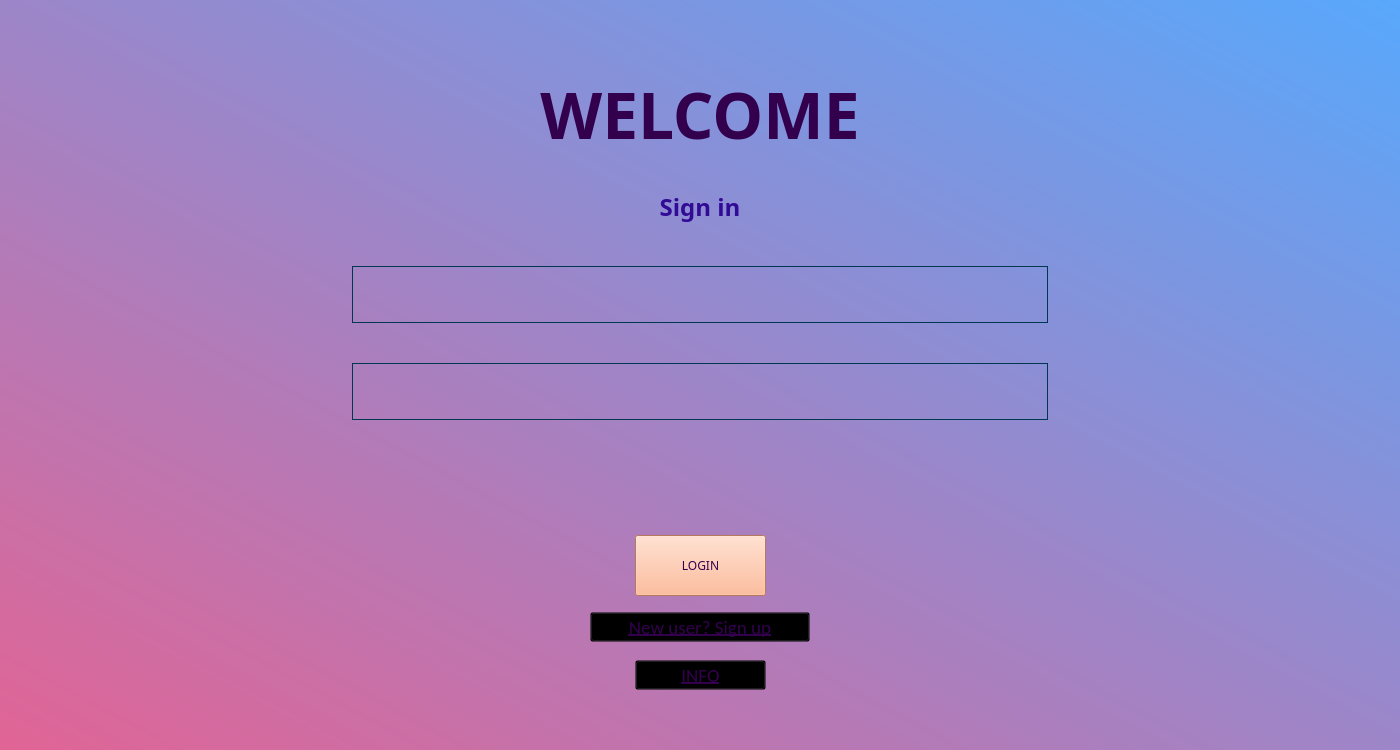
<?xml version="1.0" encoding="UTF-8"?>
<ui version="4.0">
 <class>MainWindow</class>
 <widget class="QMainWindow" name="MainWindow">
  <property name="geometry">
   <rect>
    <x>0</x>
    <y>0</y>
    <width>1400</width>
    <height>750</height>
   </rect>
  </property>
  <property name="sizePolicy">
   <sizepolicy hsizetype="Preferred" vsizetype="Preferred">
    <horstretch>0</horstretch>
    <verstretch>0</verstretch>
   </sizepolicy>
  </property>
  <property name="minimumSize">
   <size>
    <width>1400</width>
    <height>750</height>
   </size>
  </property>
  <property name="font">
   <font>
    <family>Sans</family>
   </font>
  </property>
  <property name="mouseTracking">
   <bool>false</bool>
  </property>
  <property name="windowTitle">
   <string>VME Library </string>
  </property>
  <property name="windowIcon">
   <iconset>
    <normaloff>icon.png</normaloff>icon.png</iconset>
  </property>
  <property name="iconSize">
   <size>
    <width>30</width>
    <height>30</height>
   </size>
  </property>
  <property name="toolButtonStyle">
   <enum>Qt::ToolButtonIconOnly</enum>
  </property>
  <property name="tabShape">
   <enum>QTabWidget::Rounded</enum>
  </property>
  <widget class="QWidget" name="centralwidget">
   <property name="enabled">
    <bool>true</bool>
   </property>
   <property name="minimumSize">
    <size>
     <width>1400</width>
     <height>750</height>
    </size>
   </property>
   <property name="layoutDirection">
    <enum>Qt::LeftToRight</enum>
   </property>
   <layout class="QVBoxLayout" name="verticalLayout">
    <property name="leftMargin">
     <number>0</number>
    </property>
    <property name="topMargin">
     <number>0</number>
    </property>
    <property name="rightMargin">
     <number>0</number>
    </property>
    <property name="bottomMargin">
     <number>0</number>
    </property>
    <item>
     <widget class="QWidget" name="bgwidget" native="true">
      <property name="sizePolicy">
       <sizepolicy hsizetype="Preferred" vsizetype="Preferred">
        <horstretch>0</horstretch>
        <verstretch>0</verstretch>
       </sizepolicy>
      </property>
      <property name="minimumSize">
       <size>
        <width>1400</width>
        <height>750</height>
       </size>
      </property>
      <property name="styleSheet">
       <string notr="true">QWidget#bgwidget{
background-color: qlineargradient(spread:pad, x1:0, y1:1, x2:1, y2:0, stop:0 rgba(225, 100, 149, 255), stop:1 rgba(88, 168, 252, 255));}


</string>
      </property>
      <layout class="QGridLayout" name="gridLayout_2">
       <property name="leftMargin">
        <number>0</number>
       </property>
       <property name="topMargin">
        <number>0</number>
       </property>
       <property name="rightMargin">
        <number>0</number>
       </property>
       <property name="bottomMargin">
        <number>0</number>
       </property>
       <item row="0" column="1">
        <spacer name="horizontalSpacer">
         <property name="orientation">
          <enum>Qt::Horizontal</enum>
         </property>
         <property name="sizeHint" stdset="0">
          <size>
           <width>40</width>
           <height>60</height>
          </size>
         </property>
        </spacer>
       </item>
       <item row="1" column="2">
        <spacer name="verticalSpacer_2">
         <property name="orientation">
          <enum>Qt::Vertical</enum>
         </property>
         <property name="sizeHint" stdset="0">
          <size>
           <width>350</width>
           <height>40</height>
          </size>
         </property>
        </spacer>
       </item>
       <item row="2" column="1">
        <layout class="QGridLayout" name="gridLayout_3">
         <property name="topMargin">
          <number>0</number>
         </property>
         <item row="0" column="2">
          <spacer name="horizontalSpacer_9">
           <property name="orientation">
            <enum>Qt::Horizontal</enum>
           </property>
           <property name="sizeHint" stdset="0">
            <size>
             <width>40</width>
             <height>20</height>
            </size>
           </property>
          </spacer>
         </item>
         <item row="0" column="0">
          <spacer name="horizontalSpacer_8">
           <property name="orientation">
            <enum>Qt::Horizontal</enum>
           </property>
           <property name="sizeHint" stdset="0">
            <size>
             <width>40</width>
             <height>20</height>
            </size>
           </property>
          </spacer>
         </item>
         <item row="0" column="1">
          <widget class="QPushButton" name="infoButton">
           <property name="minimumSize">
            <size>
             <width>131</width>
             <height>30</height>
            </size>
           </property>
           <property name="maximumSize">
            <size>
             <width>131</width>
             <height>30</height>
            </size>
           </property>
           <property name="font">
            <font>
             <family>Calibri</family>
             <pointsize>14</pointsize>
             <weight>50</weight>
             <italic>false</italic>
             <bold>false</bold>
             <underline>true</underline>
            </font>
           </property>
           <property name="cursor">
            <cursorShape>PointingHandCursor</cursorShape>
           </property>
           <property name="styleSheet">
            <string notr="true">font: 14pt &quot;Calibri&quot;;
color:rgb(51, 0, 77);
background-color:rgba(0, 0, 0, 0);

</string>
           </property>
           <property name="text">
            <string>INFO</string>
           </property>
          </widget>
         </item>
        </layout>
       </item>
       <item row="1" column="0">
        <spacer name="verticalSpacer">
         <property name="orientation">
          <enum>Qt::Vertical</enum>
         </property>
         <property name="sizeHint" stdset="0">
          <size>
           <width>350</width>
           <height>40</height>
          </size>
         </property>
        </spacer>
       </item>
       <item row="3" column="1">
        <spacer name="horizontalSpacer_7">
         <property name="orientation">
          <enum>Qt::Horizontal</enum>
         </property>
         <property name="sizeHint" stdset="0">
          <size>
           <width>40</width>
           <height>60</height>
          </size>
         </property>
        </spacer>
       </item>
       <item row="1" column="1">
        <layout class="QGridLayout" name="gridLayout">
         <item row="6" column="0">
          <widget class="QLabel" name="error">
           <property name="minimumSize">
            <size>
             <width>611</width>
             <height>21</height>
            </size>
           </property>
           <property name="maximumSize">
            <size>
             <width>16777215</width>
             <height>21</height>
            </size>
           </property>
           <property name="styleSheet">
            <string notr="true">font: 13pt &quot;Calibri&quot; bold;
color:rgb(170, 0, 0);</string>
           </property>
           <property name="text">
            <string/>
           </property>
          </widget>
         </item>
         <item row="5" column="0">
          <spacer name="horizontalSpacer_2">
           <property name="orientation">
            <enum>Qt::Horizontal</enum>
           </property>
           <property name="sizeHint" stdset="0">
            <size>
             <width>40</width>
             <height>30</height>
            </size>
           </property>
          </spacer>
         </item>
         <item row="7" column="0">
          <spacer name="horizontalSpacer_4">
           <property name="orientation">
            <enum>Qt::Horizontal</enum>
           </property>
           <property name="sizeHint" stdset="0">
            <size>
             <width>40</width>
             <height>30</height>
            </size>
           </property>
          </spacer>
         </item>
         <item row="0" column="0">
          <widget class="QLabel" name="welcome">
           <property name="minimumSize">
            <size>
             <width>371</width>
             <height>81</height>
            </size>
           </property>
           <property name="maximumSize">
            <size>
             <width>16777215</width>
             <height>81</height>
            </size>
           </property>
           <property name="styleSheet">
            <string notr="true">color: rgb(51, 0, 77);
font: 75 36pt &quot;Consolas&quot;;
</string>
           </property>
           <property name="text">
            <string>&lt;html&gt;&lt;head/&gt;&lt;body&gt;&lt;p align=&quot;center&quot;&gt;&lt;span style=&quot; font-size:48pt; font-weight:600;&quot;&gt;WELCOME&lt;/span&gt;&lt;/p&gt;&lt;/body&gt;&lt;/html&gt;</string>
           </property>
          </widget>
         </item>
         <item row="8" column="0">
          <layout class="QHBoxLayout" name="horizontalLayout">
           <property name="spacing">
            <number>7</number>
           </property>
           <item>
            <spacer name="horizontalSpacer_10">
             <property name="orientation">
              <enum>Qt::Horizontal</enum>
             </property>
             <property name="sizeHint" stdset="0">
              <size>
               <width>40</width>
               <height>20</height>
              </size>
             </property>
            </spacer>
           </item>
           <item>
            <widget class="QPushButton" name="loginbutton">
             <property name="minimumSize">
              <size>
               <width>131</width>
               <height>61</height>
              </size>
             </property>
             <property name="maximumSize">
              <size>
               <width>131</width>
               <height>61</height>
              </size>
             </property>
             <property name="cursor">
              <cursorShape>PointingHandCursor</cursorShape>
             </property>
             <property name="layoutDirection">
              <enum>Qt::LeftToRight</enum>
             </property>
             <property name="styleSheet">
              <string notr="true">font: 18pt &quot;Calibri&quot;;
color:rgb(51, 0, 77);
background-color:rgb(255, 170, 127);

</string>
             </property>
             <property name="text">
              <string>LOGIN</string>
             </property>
            </widget>
           </item>
           <item>
            <spacer name="horizontalSpacer_11">
             <property name="orientation">
              <enum>Qt::Horizontal</enum>
             </property>
             <property name="sizeHint" stdset="0">
              <size>
               <width>40</width>
               <height>20</height>
              </size>
             </property>
            </spacer>
           </item>
          </layout>
         </item>
         <item row="2" column="0">
          <widget class="QLineEdit" name="usernamefield">
           <property name="minimumSize">
            <size>
             <width>611</width>
             <height>61</height>
            </size>
           </property>
           <property name="styleSheet">
            <string notr="true">background-color: rgba(0, 0, 0, 0);
margin: 2px;
border:1px solid rgb(0, 55, 80);
color: rgb(0, 55, 80);
font: 75 14pt &quot;Calibri&quot; bold;

</string>
           </property>
           <property name="text">
            <string/>
           </property>
           <property name="placeholderText">
            <string/>
           </property>
          </widget>
         </item>
         <item row="9" column="0">
          <layout class="QHBoxLayout" name="horizontalLayout_2">
           <item>
            <spacer name="horizontalSpacer_5">
             <property name="orientation">
              <enum>Qt::Horizontal</enum>
             </property>
             <property name="sizeHint" stdset="0">
              <size>
               <width>40</width>
               <height>20</height>
              </size>
             </property>
            </spacer>
           </item>
           <item>
            <widget class="QPushButton" name="newusersignup">
             <property name="minimumSize">
              <size>
               <width>220</width>
               <height>30</height>
              </size>
             </property>
             <property name="maximumSize">
              <size>
               <width>220</width>
               <height>30</height>
              </size>
             </property>
             <property name="font">
              <font>
               <family>Calibri</family>
               <pointsize>14</pointsize>
               <weight>50</weight>
               <italic>false</italic>
               <bold>false</bold>
               <underline>true</underline>
              </font>
             </property>
             <property name="cursor">
              <cursorShape>PointingHandCursor</cursorShape>
             </property>
             <property name="styleSheet">
              <string notr="true">font: 14pt &quot;Calibri&quot;;
color:rgb(51, 0, 77);
background-color: rgba(0, 0, 0, 0);






</string>
             </property>
             <property name="text">
              <string>New user? Sign up</string>
             </property>
            </widget>
           </item>
           <item>
            <spacer name="horizontalSpacer_6">
             <property name="orientation">
              <enum>Qt::Horizontal</enum>
             </property>
             <property name="sizeHint" stdset="0">
              <size>
               <width>40</width>
               <height>20</height>
              </size>
             </property>
            </spacer>
           </item>
          </layout>
         </item>
         <item row="4" column="0">
          <widget class="QLineEdit" name="passwordfield">
           <property name="minimumSize">
            <size>
             <width>611</width>
             <height>61</height>
            </size>
           </property>
           <property name="styleSheet">
            <string notr="true">background-color: rgba(0, 0, 0, 0);
margin: 2px;
border:1px solid rgb(0, 55, 80);
color: rgb(0, 55, 80);
font: 75 14pt &quot;Calibri&quot; bold;

</string>
           </property>
          </widget>
         </item>
         <item row="1" column="0">
          <widget class="QLabel" name="signin">
           <property name="minimumSize">
            <size>
             <width>151</width>
             <height>81</height>
            </size>
           </property>
           <property name="maximumSize">
            <size>
             <width>16777215</width>
             <height>81</height>
            </size>
           </property>
           <property name="styleSheet">
            <string notr="true">color: rgb(49, 10, 149);
font: 25pt &quot;Courier New&quot;;</string>
           </property>
           <property name="text">
            <string>&lt;html&gt;&lt;head/&gt;&lt;body&gt;&lt;p align=&quot;center&quot;&gt;&lt;span style=&quot; font-size:18pt; font-weight:600;&quot;&gt;Sign in&lt;/span&gt;&lt;/p&gt;&lt;/body&gt;&lt;/html&gt;</string>
           </property>
          </widget>
         </item>
         <item row="3" column="0">
          <spacer name="horizontalSpacer_3">
           <property name="orientation">
            <enum>Qt::Horizontal</enum>
           </property>
           <property name="sizeHint" stdset="0">
            <size>
             <width>40</width>
             <height>20</height>
            </size>
           </property>
          </spacer>
         </item>
        </layout>
       </item>
      </layout>
     </widget>
    </item>
   </layout>
  </widget>
 </widget>
 <resources/>
 <connections/>
</ui>
